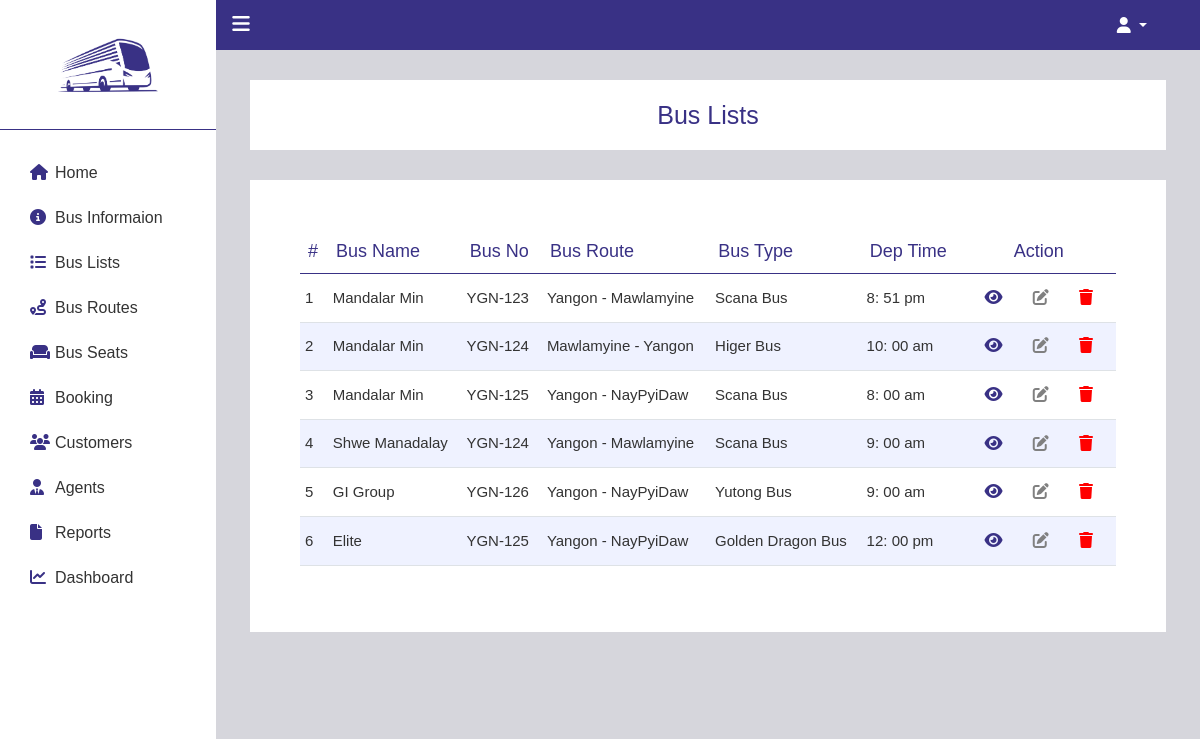
The app's page /admin/bus_lists.php with its own data.
### tables this page shows
CREATE TABLE `bus_info` (
  `id` int(11) NOT NULL,
  `bus_name` varchar(30) NOT NULL,
  `bus_no` varchar(30) NOT NULL,
  `bus_route` varchar(50) NOT NULL,
  `company` varchar(30) NOT NULL,
  `brand_id` int(11) NOT NULL,
  `departure_time` varchar(30) NOT NULL,
  `bus_image` varchar(100) NOT NULL,
  `created_date` datetime NOT NULL DEFAULT current_timestamp(),
  `updated_date` datetime NOT NULL
);

CREATE TABLE `bus_brand` (
  `id` int(11) NOT NULL,
  `bus_type` varchar(30) NOT NULL,
  `Seats` int(11) NOT NULL DEFAULT 30
);

### admin/system/generate.php (called while the page is built, shortened)
<?php
    function getData($query) {
        try
        {
            $con = connect();
            $stmt = $con->prepare($query);
            $stmt->execute();
            return $stmt->fetchAll(PDO::FETCH_OBJ);
        }catch(PDOException $e) {
            echo "Error: " . $e->getMessage();
        }
    }
    function getRoute($route) {
        $str = explode('-', $route);
        $from_to = "";
        foreach($str as $lid) {
            $qry = "SELECT * FROM bus_location WHERE id=$lid";
            $loc = getData($qry);
            foreach($loc as $tsp) {
                $from_to .= $tsp->township . " - ";
            }
        }
        return preg_replace("/-[^-]*$/", '', $from_to);
    }
?>

### admin/bus_lists.php (the view)
<?php include_once("base.php") ?>
<div class="page_content">
    <div class="inner-md">
        <div class="page_title">
            <h1>Bus Lists</h1>
        </div>
        <div class="form_box bus_list">
            <table class="table">
                <thead>
                    <tr>
                        <th scope="col">#</th>
                        <th scope="col">Bus Name</th>
                        <th scope="col">Bus No</th>
                        <th scope="col">Bus Route</th>
                        <th scope="col">Bus Type</th>
                        <th scope="col">Dep Time</th>
                        <th scope="col">Action</th>
                    </tr>
                </thead>
                <tbody>
                <?php
                    $con = connect();
                    if($con) {
                        $qry = "SELECT *, i.id as id, b.bus_type FROM bus_info as i LEFT JOIN bus_brand as b ON i.brand_id=b.id";
                        $res = getData($qry);
                        foreach($res as $val)
                        {
                ?>
                    <tr>
                        <td scope="row"><?php echo $val->id ?></td>
                        <td><?php echo $val->bus_name ?></td>
                        <td><?php echo $val->bus_no ?></td>
                        <td>
                            <?php
                                $route = getRoute($val->bus_route);
                                echo $route;
                            ?>
                        </td>
                        <td><?php echo $val->bus_type?></td>
                        <td><?php echo $val->departure_time ?></td>
                        <td>
                            <button type="button" class="btn" title="Details"><i class="fa-sharp fa-solid fa-eye"></i></button>
                            <button type="button" class="btn" title="Edit"><i class="fa-regular fa-pen-to-square"></i></button>
                            <button type="button" class="btn" title="Delete"><i class="fa-solid fa-trash"></i></button>
                        </td>
                    </tr>
                    <?php
                          }
                        }
                    ?>
                </tbody>
            </table>
        </div>
    </div>
</div>
<?php include_once("footer.php") ?>

### admin/base.php (shortened to what this page needs)
<!DOCTYPE html>
<html lang="en">
<head>
    <link rel="stylesheet" href="assets/css/fontawesome.css">
    <link rel="stylesheet" href="assets/css/brands.css">
    <link rel="stylesheet" href="assets/css/solid.css">
    <link rel="stylesheet" href="assets/css/bootstrap.min.css">
    <link rel="stylesheet" href="assets/css/style.css">
</head>
<body>
<div class="page_group">
    <div class="navigation">
        <?php include_once("sidebar.php") ?>
    </div>
    <div class="page_body">
        <?php include_once("top_nav.php") ?>

### admin/sidebar.php
<aside>
    <div class="nav_logo">
        <a href="index.php">
            <img src="assets/icons/bus_logo.png" alt="bus_logo">
        </a>
    </div>
    <nav class="nav_group">
        <div class="list_item">
            <a href="index.php"><i class="fa-sharp fa-solid fa-house"></i>Home</a>
        </div>
        <div class="list_item">
            <a href="bus_info.php"><i class="fa-sharp fa-regular fa-circle-info"></i>Bus Informaion</a>
        </div>
        <div class="list_item">
            <a href="bus_lists.php"><i class="fa-sharp fa-regular fa-list"></i>Bus Lists</a>
        </div>
        <div class="list_item">
            <a href="bus_routes.php"><i class="fa-regular fa-route"></i>Bus Routes</a>
        </div>
        <div class="list_item">
            <a href="bus_seats.php"><i class="fa-sharp fa-solid fa-couch"></i>Bus Seats</a>
        </div>
        <div class="list_item">
            <a href="booking.php"><i class="fa-solid fa-calendar-days"></i>Booking</a>
        </div>
        <div class="list_item">
            <a href="customers.php"><i class="fa-solid fa-users"></i>Customers</a>
        </div>
        <div class="list_item">
            <a href="agents.php"><i class="fa-sharp fa-solid fa-user-tie"></i>Agents</a>
        </div>
        <div class="list_item">
            <a href="reports.php"><i class="fa-solid fa-file"></i>Reports</a>
        </div>
        <div class="list_item">
            <a href="dashboard.php"><i class="fa-solid fa-chart-line"></i>Dashboard</a>
        </div>
    </nav>
</aside>

### admin/top_nav.php (shortened to what this page needs)
<div class="top_nav">
    <button type="button" class="menu" onclick="drawer()">
        <i class="fa-solid fa-bars"></i>
    </button>
    <div class="dropdown profile">
        <button class="btn dropdown-toggle" type="button" id="dropdownMenuButton1" data-bs-toggle="dropdown">
            <i class="fa-regular fa-user"></i>
        </button>
    </div>
</div>

### admin/footer.php (shortened to what this page needs)
        </div>
</div>
</body>
</html>

### admin/assets/css/brands.css (style rules this page uses)
:root, :host { --fa-style-family-brands: 'Font Awesome 6 Brands'; --fa-font-brands: normal 400 1em/1 'Font Awesome 6 Brands'; }

### admin/assets/css/solid.css (style rules this page uses)
:root, :host { --fa-style-family-classic: 'Font Awesome 6 Free'; --fa-font-solid: normal 900 1em/1 'Font Awesome 6 Free'; }
.fas, .fa-solid { font-weight: 900; }

### admin/assets/css/style.css (style rules this page uses)
* { margin: 0; padding: 0; color: #333; }
button { border: none; background: none; }
body { background-color: #d6d6dc; }
a { text-decoration: none; color: #333; }
.inner-md { width: 95%; margin: 0 auto; }
.page_group { width: 100%; height: 100%; }
.navigation { position: fixed; top: 0; left: 0; width: 18%; height: 100%; background-color: #fff; }
.page_body { background-color: #d6d6dc; height: 100%; margin-left: 18%; }
.nav_logo { text-align: center; height: 130px; position: relative; border-bottom: .5px solid #393185; }
.nav_logo a { position: absolute; top: 50%; left: 50%; transform: translate(-50%, -50%); -webkit-transform: translate(-50%, -50%); -moz-transform: translate(-50%, -50%); -ms-transform: translate(-50%, -50%); -o-transform: translate(-50%, -50%); }
.nav_logo a img { width: 100%; }
.nav_group { height: 100%; padding: 20px 0; }
.list_item { text-align: left; padding: 10px 0; margin-left: 30px; margin-right: auto; }
.list_item a { font-family: sans-serif; font-size: 16px; display: inline-block; }
.list_item a i { width: 20px; margin-right: 5px; color: #393185; }
.top_nav { width: 100%; height: 50px; background-color: #393185; display: flex; flex-direction: row; align-items: center; }
.menu { margin-left: 5px; width: 40px; height: 40px; }
.menu i { font-size: 20px; color: #fff; }
.top_nav .profile { margin-left: auto; margin-right: 40px; }
.dropdown-toggle::after { color: #fff; }
.profile button i { color: #fff; }
.page_content { background-color: #d6d6dc; padding: 0 0 80px; margin: 0 10px; }
.page_content h1 { font-family: sans-serif; font-size: 25px; color: #393185; text-align: center; padding: 20px 0; }
.form_box { background-color: #fff; padding: 50px; margin-top: 80px; }
.page_title { background-color: #fff; margin: 30px 0; }
.bus_list { margin-top: 30px; }
.bus_list table thead th:last-child, .bus_list table tbody td:last-child { text-align: center; }
.bus_list table thead th, .route_list table thead th { font-size: 18px; font-family: sans-serif; color: #393185; font-weight: normal; }
.bus_list table tbody td, .route_list table tbody td { font-family: sans-serif; font-size: 15px; color: #333; vertical-align: middle; padding: 0.3rem 0.3rem; }
.bus_list table tbody tr:nth-child(even) { background-color: #eff2ff }
.bus_list table tbody tr td button i { color: #393185; }
.bus_list table tbody tr td button:nth-child(2) > i { color: grey; }
.bus_list table tbody tr td button:last-child > i { color: red; }

### records on screen
bus_info: id "1", bus_name "Mandalar Min", bus_no "YGN-123", route "Yangon - Mawlamyine", bus_brand.bus_type "Scana Bus", departure_time "8: 51 pm"
bus_info: id "2", bus_name "Mandalar Min", bus_no "YGN-124", route "Mawlamyine - Yangon", bus_brand.bus_type "Higer Bus", departure_time "10: 00 am"
bus_info: id "3", bus_name "Mandalar Min", bus_no "YGN-125", route "Yangon - NayPyiDaw", bus_brand.bus_type "Scana Bus", departure_time "8: 00 am"
bus_info: id "4", bus_name "Shwe Manadalay", bus_no "YGN-124", route "Yangon - Mawlamyine", bus_brand.bus_type "Scana Bus", departure_time "9: 00 am"
bus_info: id "5", bus_name "GI Group", bus_no "YGN-126", route "Yangon - NayPyiDaw", bus_brand.bus_type "Yutong Bus", departure_time "9: 00 am"
bus_info: id "6", bus_name "Elite", bus_no "YGN-125", route "Yangon - NayPyiDaw", bus_brand.bus_type "Golden Dragon Bus", departure_time "12: 00 pm"
